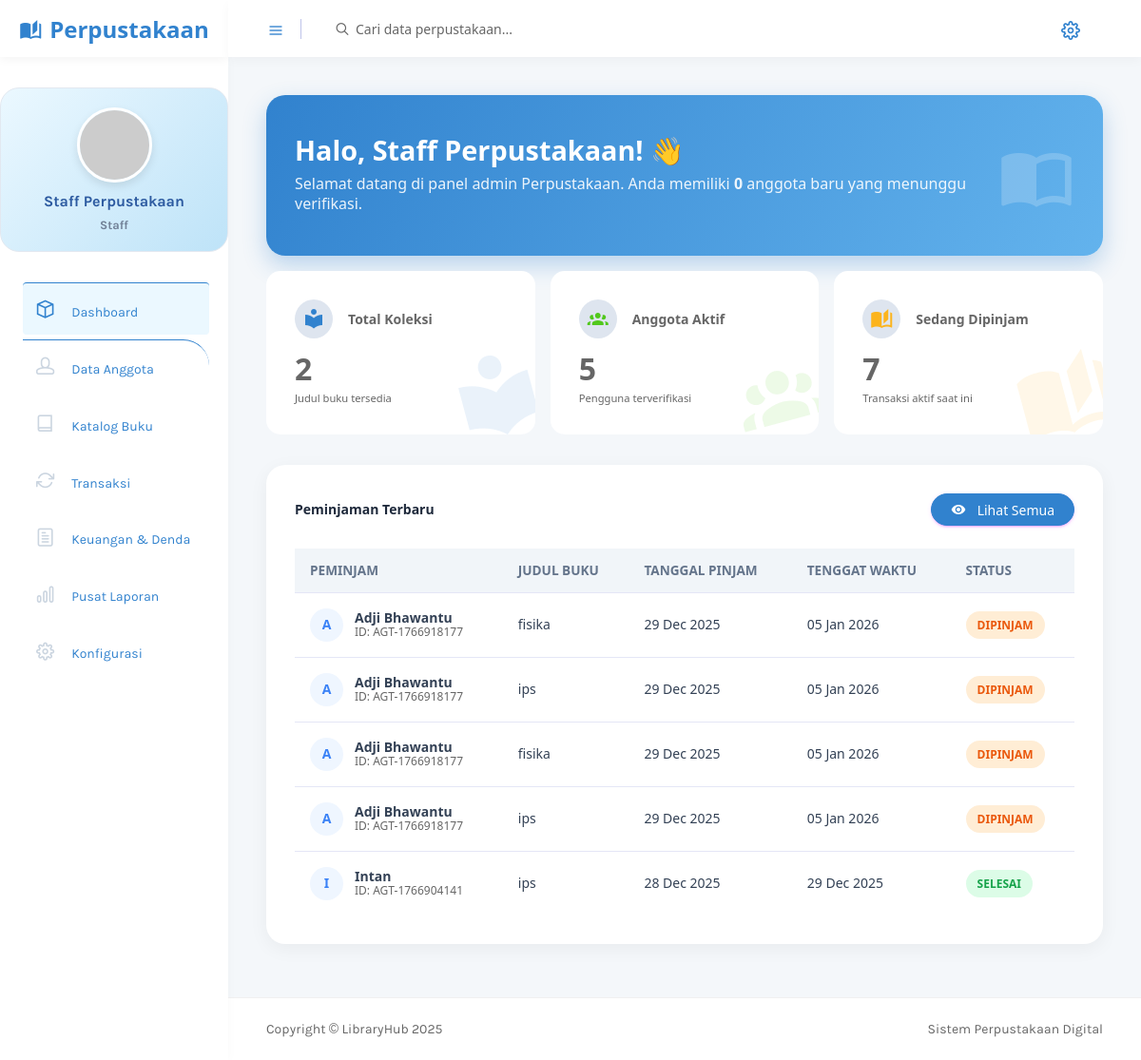
The page /admin/index.php (signed in) on the database its author committed.
### tables this page shows
CREATE TABLE `peminjaman` (
  `Id_Peminjaman` varchar(50) NOT NULL,
  `Id_Pengajuan` varchar(50) NOT NULL,
  `Id_Anggota` varchar(50) NOT NULL,
  `Id_Buku` varchar(50) NOT NULL,
  `Tgl_Pinjam` date NOT NULL,
  `Tgl_Kembali_Rencana` date NOT NULL,
  `Tgl_Kembali_Aktual` date DEFAULT NULL,
  `Durasi_Hari` int(11) DEFAULT NULL,
  `Status_Peminjaman` enum('Dipinjam','Dikembalikan','Terlambat','Hilang') DEFAULT 'Dipinjam',
  `Kondisi_Pinjam` enum('Baik','Rusak Ringan','Rusak Berat') DEFAULT 'Baik',
  `Kondisi_Kembali` enum('Baik','Rusak Ringan','Rusak Berat','Hilang') DEFAULT NULL,
  `Catatan_Peminjaman` text DEFAULT NULL,
  `Catatan_Pengembalian` text DEFAULT NULL,
  `Dipinjamkan_Oleh` varchar(50) DEFAULT NULL,
  `Diterima_Oleh` varchar(50) DEFAULT NULL,
  `Created_At` timestamp NOT NULL DEFAULT current_timestamp(),
  `Updated_At` timestamp NULL DEFAULT NULL ON UPDATE current_timestamp()
);

CREATE TABLE `anggota` (
  `Id_Anggota` varchar(50) NOT NULL,
  `Username` varchar(50) NOT NULL,
  `Password` varchar(255) NOT NULL,
  `Nama_Lengkap` varchar(100) NOT NULL,
  `Email` varchar(100) NOT NULL,
  `No_Telepon` varchar(20) NOT NULL,
  `Jenis_Kelamin` enum('Laki-laki','Perempuan') NOT NULL,
  `Alamat` text NOT NULL,
  `Tanggal_Lahir` date NOT NULL,
  `Foto_KTP` varchar(255) DEFAULT NULL,
  `No_KTP` varchar(20) NOT NULL,
  `Status_Verifikasi` enum('Pending','Terverifikasi','Ditolak') DEFAULT 'Pending',
  `Alasan_Penolakan` text DEFAULT NULL,
  `Verified_By` varchar(50) DEFAULT NULL,
  `Verified_At` timestamp NULL DEFAULT NULL,
  `Status_Akun` enum('Aktif','Nonaktif','Suspend') DEFAULT 'Nonaktif',
  `Tanggal_Daftar` timestamp NOT NULL DEFAULT current_timestamp(),
  `Last_Login` timestamp NULL DEFAULT NULL
);

CREATE TABLE `buku` (
  `Id_Buku` varchar(50) NOT NULL,
  `Kode_Buku` varchar(50) NOT NULL,
  `Judul` varchar(200) NOT NULL,
  `Penulis` varchar(100) NOT NULL,
  `Penerbit` varchar(100) DEFAULT NULL,
  `Tahun_Terbit` year(4) DEFAULT NULL,
  `ISBN` varchar(20) DEFAULT NULL,
  `Id_Kategori` varchar(50) DEFAULT NULL,
  `Jumlah_Total` int(11) DEFAULT 0,
  `Jumlah_Tersedia` int(11) DEFAULT 0,
  `Jumlah_Dipinjam` int(11) DEFAULT 0,
  `Jumlah_Rusak` int(11) DEFAULT 0,
  `Jumlah_Hilang` int(11) DEFAULT 0,
  `Lokasi_Rak` varchar(50) DEFAULT NULL,
  `Deskripsi` text DEFAULT NULL,
  `Cover_Buku` varchar(255) DEFAULT NULL,
  `Status` enum('Tersedia','Habis','Tidak Tersedia') DEFAULT 'Tersedia',
  `Created_By` varchar(50) DEFAULT NULL,
  `Created_At` timestamp NOT NULL DEFAULT current_timestamp(),
  `Updated_By` varchar(50) DEFAULT NULL,
  `Updated_At` timestamp NULL DEFAULT NULL ON UPDATE current_timestamp()
);

### admin/index.php (the view, shortened to what the rows shown need)
<?php
$q1 = $conn->query("SELECT COUNT(*) as total FROM buku");
$d1 = $q1->fetch_assoc();
$total_buku = $d1['total'] ?? 0;
$q2 = $conn->query("SELECT COUNT(*) as total FROM anggota WHERE Status_Akun='Aktif'");
$d2 = $q2->fetch_assoc();
$total_anggota = $d2['total'] ?? 0;
$q3 = $conn->query("SELECT COUNT(*) as total FROM peminjaman WHERE Status_Peminjaman='Dipinjam'");
$d3 = $q3->fetch_assoc();
$total_pinjam = $d3['total'] ?? 0;
include 'includes/header.php';
?>
<div class="row">
    <div class="col-md-4 grid-margin stretch-card">
        <div class="card card-stat">
            <div class="card-body">
                <h2 class="font-weight-bold mb-1"><?php echo number_format($total_buku); ?></h2>
            </div>
        </div>
    </div>
    <div class="col-md-4 grid-margin stretch-card">
        <div class="card card-stat">
            <div class="card-body">
                <h2 class="font-weight-bold mb-1"><?php echo number_format($total_anggota); ?></h2>
            </div>
        </div>
    </div>
    <div class="col-md-4 grid-margin stretch-card">
        <div class="card card-stat">
            <div class="card-body">
                <h2 class="font-weight-bold mb-1"><?php echo number_format($total_pinjam); ?></h2>
            </div>
        </div>
    </div>
</div>
<div class="row mt-3">
    <div class="col-12 grid-margin stretch-card">
        <div class="card" style="border-radius: 20px; border:none; box-shadow: 0 5px 20px rgba(0,0,0,0.05);">
            <div class="card-body">
                <div class="table-responsive">
                    <table class="table table-modern table-hover">
                        <thead>
                            <tr>
                                <th>Peminjam</th>
                                <th>Judul Buku</th>
                                <th>Tanggal Pinjam</th>
                                <th>Tenggat Waktu</th>
                                <th>Status</th>
                            </tr>
                        </thead>
                        <tbody>
                            <?php
                            $sql_recent = "SELECT p.*, a.Nama_Lengkap, b.Judul
                                           FROM peminjaman p
                                           JOIN anggota a ON p.Id_Anggota = a.Id_Anggota
                                           JOIN buku b ON p.Id_Buku = b.Id_Buku
                                           ORDER BY p.Tgl_Pinjam DESC LIMIT 5";
                            $q_recent = $conn->query($sql_recent);
                            if ($q_recent && $q_recent->num_rows > 0) {
                                while($row = $q_recent->fetch_assoc()) {
                                    if ($row['Status_Peminjaman'] == 'Dipinjam') {
                                        $badge = '<span class="badge-status badge-orange">Dipinjam</span>';
                                    } elseif ($row['Status_Peminjaman'] == 'Dikembalikan') {
                                        $badge = '<span class="badge-status badge-green">Selesai</span>';
                                    } else {
                                        $badge = '<span class="badge-status badge-blue">'.$row['Status_Peminjaman'].'</span>';
                                    }
                                    $initial = substr($row['Nama_Lengkap'], 0, 1);
                                    echo "<tr>
                                        <td>
                                            <div class='d-flex align-items-center'>
                                                <div style='width:35px; height:35px; background:#eff6ff; border-radius:50%; display:flex; align-items:center; justify-content:center; color:#3b82f6; font-weight:bold; margin-right:12px;'>
                                                    {$initial}
                                                </div>
                                                <div>
                                                    <div style='font-weight:600;'>{$row['Nama_Lengkap']}</div>
                                                    <small class='text-muted' style='font-size:0.75rem;'>ID: {$row['Id_Anggota']}</small>
                                                </div>
                                            </div>
                                        </td>
                                        <td style='font-weight:500;'>{$row['Judul']}</td>
                                        <td>".date('d M Y', strtotime($row['Tgl_Pinjam']))."</td>
                                        <td>".date('d M Y', strtotime($row['Tgl_Kembali_Rencana']))."</td>
                                        <td>{$badge}</td>
                                    </tr>";
                                }
                            } else {
                                echo "<tr><td colspan='5' class='text-center py-5 text-muted'>Belum ada aktivitas peminjaman terbaru.</td></tr>";
                            }
                            ?>
                        </tbody>
                    </table>
                </div>
            </div>
        </div>
    </div>
</div>
<?php include 'includes/footer.php'; ?>

### admin/includes/header.php (shortened to what the rows shown need)
<!DOCTYPE html>
<html lang="id">
<head>
    <link rel="stylesheet" href="vendors/mdi/css/materialdesignicons.min.css">
    <link rel="stylesheet" href="vendors/feather/feather.css">
    <link rel="stylesheet" href="vendors/base/vendor.bundle.base.css">
    <link rel="stylesheet" href="vendors/flag-icon-css/css/flag-icon.min.css" />
    <link rel="stylesheet" href="vendors/font-awesome/css/font-awesome.min.css">
    <link rel="stylesheet" href="css/style.css">
</head>
<body>
    <div class="container-scroller">
        <div class="container-fluid page-body-wrapper">
            <nav class="sidebar sidebar-offcanvas" id="sidebar">
                <?php
                $nav_id = $_SESSION['user_id'] ?? '';
                $nav_nama = $_SESSION['nama'] ?? 'Administrator';
                $nav_role = $_SESSION['role'] ?? 'Super Admin';
                $nav_avatar = "https://ui-avatars.com/api/?name=".urlencode($nav_nama)."&background=3182ce&color=fff";
                if (!empty($nav_id) && isset($conn)) {
                    $q_nav = $conn->query("SELECT Foto, Nama_Lengkap, Role FROM admin WHERE Id_Admin = '$nav_id'");
                    if ($q_nav && $q_nav->num_rows > 0) {
                        $d_nav = $q_nav->fetch_assoc();
                        $nav_nama = $d_nav['Nama_Lengkap'];
                        $nav_role = $d_nav['Role'];
                    }
                }
                ?>
                <div class="user-profile">
                    <div class="user-image">
                        <img src="<?php echo $nav_avatar; ?>" alt="profile">
                    </div>
                    <div class="user-name">
                        <?php echo $nav_nama; ?>
                    </div>
                    <div class="user-designation">
                        <?php echo $nav_role; ?>
                    </div>
                </div>
            </nav>
            <div class="main-panel">
                <div class="content-wrapper">

### rows shown on the page
peminjaman: Id_Anggota.Nama_Lengkap "A", Id_Anggota.Nama_Lengkap "Adji Bhawantu", Id_Anggota "AGT-1766918177", Id_Buku.Judul "fisika", Tgl_Pinjam "29 Dec 2025", Tgl_Kembali_Rencana "05 Jan 2026", Status_Peminjaman "DIPINJAM"
peminjaman: Id_Anggota.Nama_Lengkap "A", Id_Anggota.Nama_Lengkap "Adji Bhawantu", Id_Anggota "AGT-1766918177", Id_Buku.Judul "ips", Tgl_Pinjam "29 Dec 2025", Tgl_Kembali_Rencana "05 Jan 2026", Status_Peminjaman "DIPINJAM"
peminjaman: Id_Anggota.Nama_Lengkap "A", Id_Anggota.Nama_Lengkap "Adji Bhawantu", Id_Anggota "AGT-1766918177", Id_Buku.Judul "fisika", Tgl_Pinjam "29 Dec 2025", Tgl_Kembali_Rencana "05 Jan 2026", Status_Peminjaman "DIPINJAM"
peminjaman: Id_Anggota.Nama_Lengkap "A", Id_Anggota.Nama_Lengkap "Adji Bhawantu", Id_Anggota "AGT-1766918177", Id_Buku.Judul "ips", Tgl_Pinjam "29 Dec 2025", Tgl_Kembali_Rencana "05 Jan 2026", Status_Peminjaman "DIPINJAM"
peminjaman: Id_Anggota.Nama_Lengkap "I", Id_Anggota.Nama_Lengkap "Intan", Id_Anggota "AGT-1766904141", Id_Buku.Judul "ips", Tgl_Pinjam "28 Dec 2025", Tgl_Kembali_Rencana "29 Dec 2025", Status_Peminjaman "SELESAI"

### other values the page prints
$nav_nama "Staff Perpustakaan"
$nav_role "Staff"
$_SESSION['nama'] "Staff Perpustakaan"
$total_pending "0"
$total_buku "2"
$total_anggota "5"
$total_pinjam "7"
